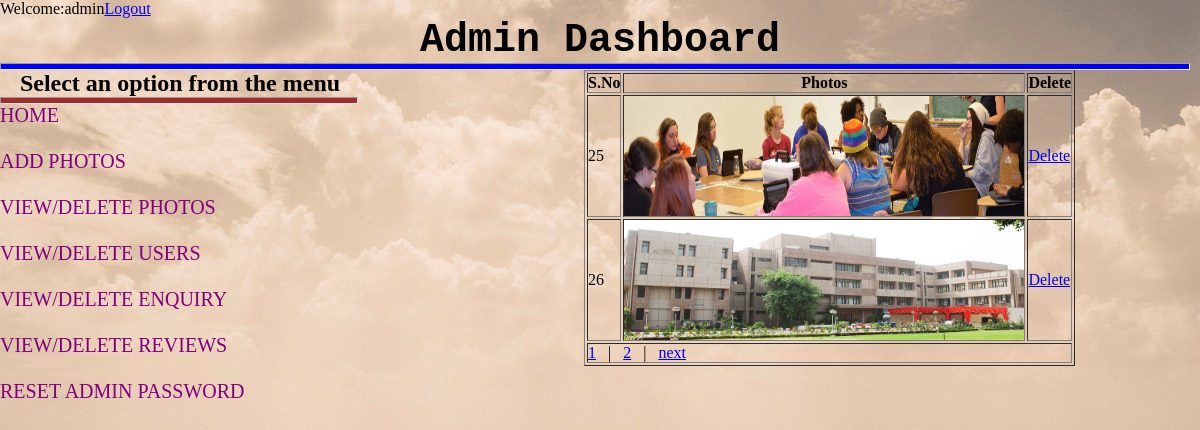
Page /admin/photopageing.php (signed in) on the committed database.
### tables this page shows
CREATE TABLE IF NOT EXISTS `banner` (
  `s_no` int(100) NOT NULL AUTO_INCREMENT,
  `photos` varchar(500) NOT NULL,
  PRIMARY KEY (`s_no`)
);

### admin/photopageing.php (called while the page is built, shortened)
<?php
include("viewphotos.php");
?>

### admin/viewphotos.php (the view, shortened to what this page needs)
<?php
if(isset($_SESSION["ssid"]))
{
  echo "Welcome:".$_SESSION["ssid"]."<a href='admin_logout.php'>Logout</a>";
}
else {
	echo "<script>alert('You must login first ....');</script>";
	echo "<script>window.location.href='index.php' </script>";
}
?>
<!DOCTYPE html>
<html>
<head>
</head>
<body style="background-image: url(../images/bg.jpg);">
<div id="container">
<h1 align="center" style="font-size: 30pt;font-family: courier;">Admin Dashboard</h1>
<hr style="background-color:blue;width: 99%;height: 5px;">
<div id="right">
<?php
$con=mysqli_connect("localhost","root","","project");
$q="select * from banner";
$qry = $con->query($q);
$num_of_record = $qry->num_rows;
$perPage = "2";
$totalPage = ceil($num_of_record/$perPage);
$page = 1;
$start = ($page-1) * $perPage;
$q = "select * from banner LIMIT $start, $perPage";
$qry = $con->query($q);
if($qry->num_rows>0 )
{
echo "<table border=1 width='50%' style='margin-left:200px;'>";
echo           "<th>S.No</th>
 				<th>Photos</th>
                 <th>Delete</th>";
while ($r=$qry->fetch_array())
 {
             echo "<tr><td>".$r[0]."</td>";
               echo "<td><img src='banner/$r[1]' height='120' width='400'></td>";
             echo "<td><a href='deletephoto.php?dr=$r[0]'>Delete</a></td>";
                 echo "</tr>";
}
		 ?>
		 <tr>
		 	<td colspan="3">
			<?php
			for($i=1 ;$i<=$totalPage; $i++)
			{
				echo "<a href='photopageing.php?page=$i'>$i</a> &nbsp;&nbsp;| &nbsp;&nbsp;";
			}
			if($page<$totalPage)
			{
			$next=$page+1;
			echo "<a  href='photopageing.php?page=$next'>next</a>";
			}
				else
			{
			$next=$totalPage;
			}
			echo '</td>';
		 echo '</tr>';
		 echo "</table>";}
?>
	</div>
<?php include("options.php");?>
</div>
</body>
</html>

### admin/viewphotos.php (style rules this page uses)
* { margin: 0px; padding: 0px; }
#container { width: 100%; height: auto; }
#right { width: 68%; height: 350pt; float: right; overflow: hidden; }

### rows in the picture
banner: s_no "25", photos (picture)
banner: s_no "26", photos (picture)

### other values in the picture
$_SESSION["ssid"] "admin"
